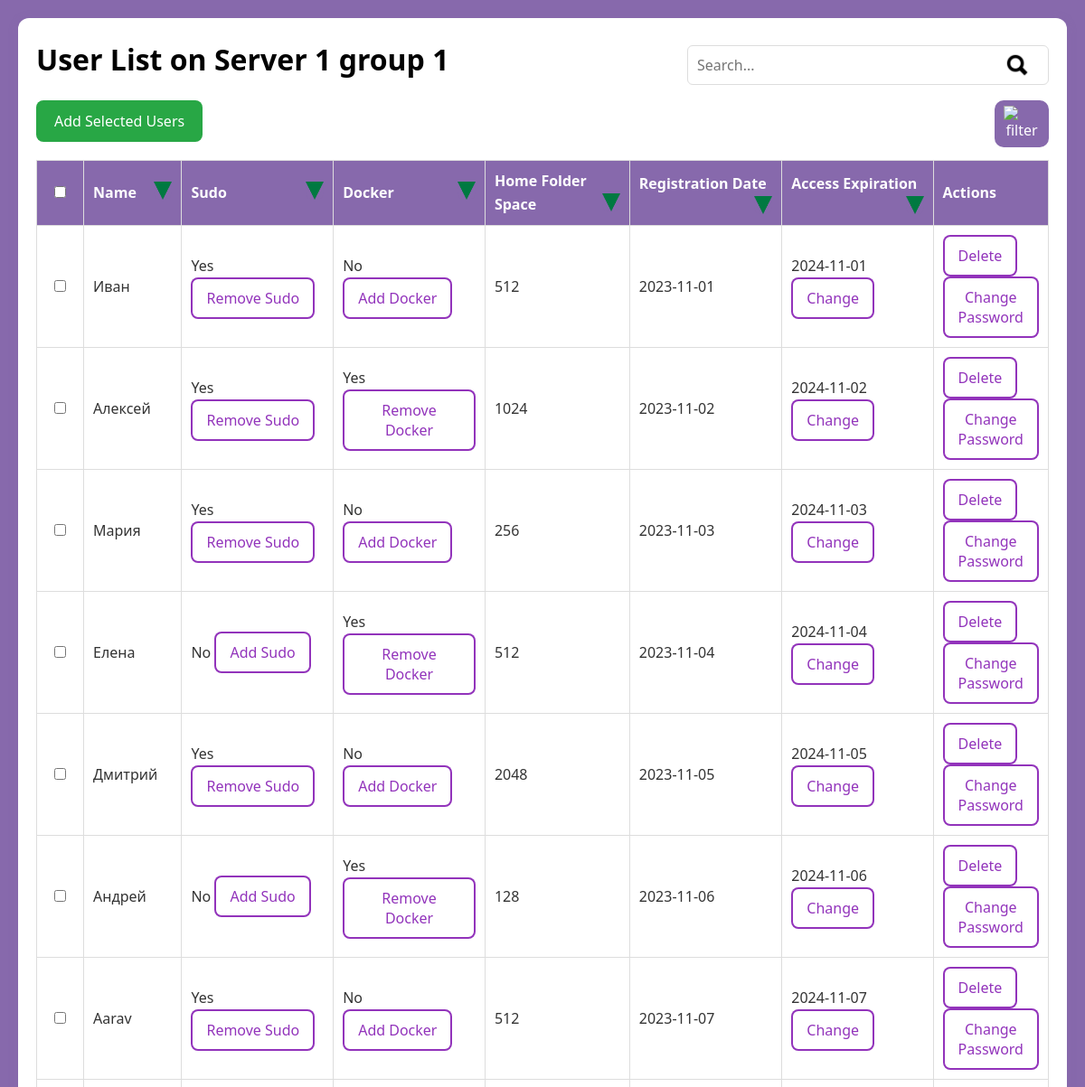
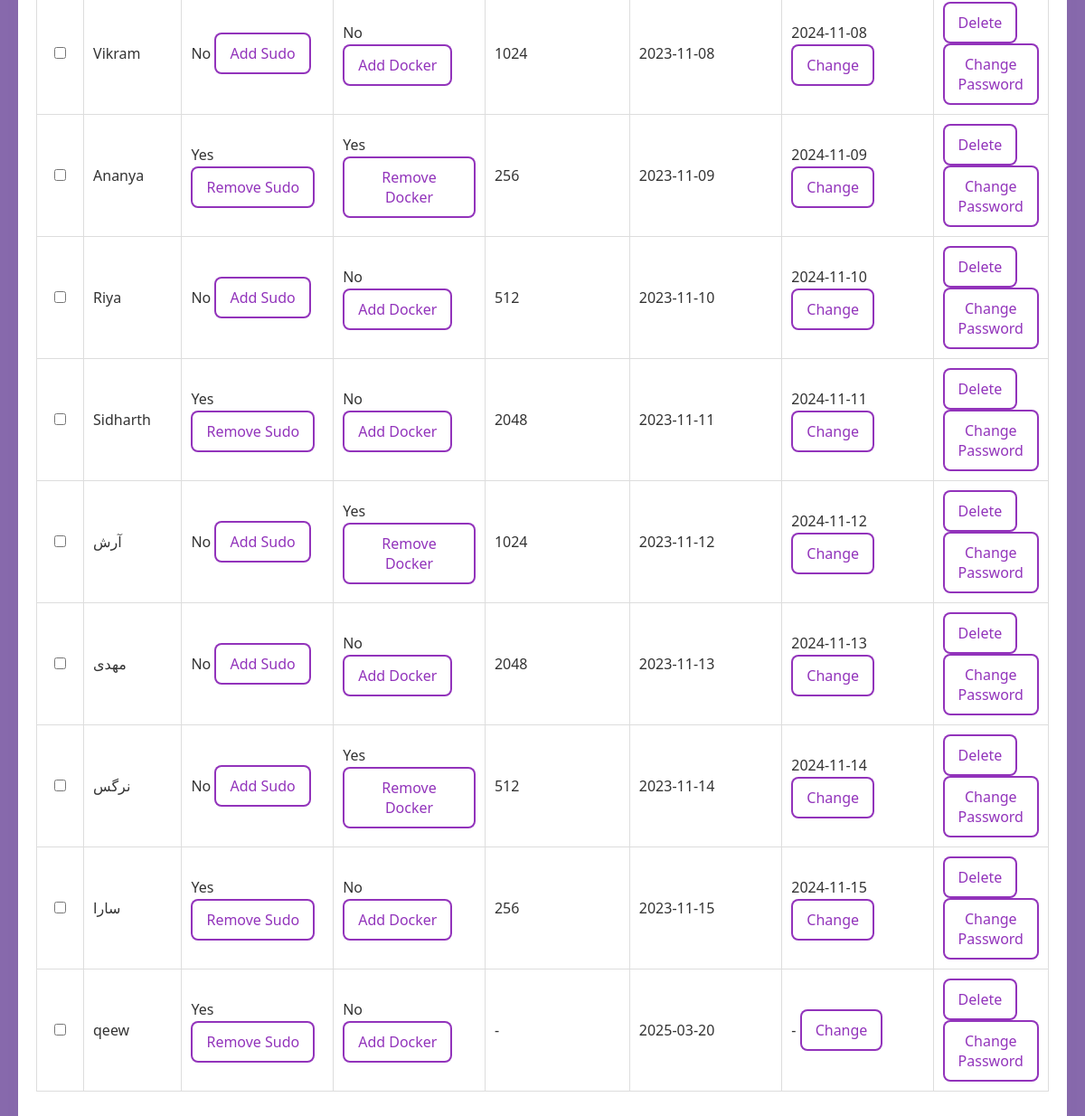
The page /add_users/Server 1/3 on the database its author committed (2 pictures, top to bottom).
### website/models.py (models this page shows)
class Server(db.Model):
    id = db.Column(db.Integer, primary_key=True)
    name = db.Column(db.String(100), nullable=False, unique=True)
    status = db.Column(db.String(10), nullable=False)

class User(db.Model):
    id = db.Column(db.Integer, primary_key=True)
    username = db.Column(db.String(100), nullable=False, unique=True)
    sudo = db.Column(db.Boolean, default=False)
    docker = db.Column(db.Boolean, default=False)
    home_size = db.Column(db.Integer)  # Size in MB
    registration_date = db.Column(db.String(20))
    expire_date = db.Column(db.String(20))
    server_id = db.Column(db.Integer, db.ForeignKey('server.id'), nullable=False)
    group_id = db.Column(db.Integer, db.ForeignKey('group.id'))

### website/views.py (the view, shortened to what this page needs)
@main_page.route("/add_users/<server_name>/<int:group_id>", methods=["GET", "POST"])
def add_users_to_group(server_name, group_id):
    users = get_users(server_name)
    return render_template(
        "add_user.html",
        server_name=server_name,
        group_id=group_id,
        users=users
    )

### website/models.py (called while the page is built)
def get_users(server_name):
    server = Server.query.filter_by(name=server_name).first()
    if not server:
        return []
    users = User.query.filter_by(server_id=server.id).all()
    return users

### website/templates/add_user.html (shortened to what this page needs)
{% extends "base.html" %}
{% block content %}
<div class="container user-list">
  <div>
    <div style="float: left;">
      <h1>User List on {{ server_name }} group 1</h1>
    </div>
    <div class="search-container">
      <form action="javascript:void(0);" method="GET" class="search-box" onsubmit="handleSearch()">
        <input type="text" name="query" placeholder="Search..." class="search-input" id="searchQuery">
        <button type="submit" class="search-icon" style="background-color: transparent;">
          <img src="../../static/search.png" alt="Search" class="search-icon">
        </button>
      </form>
    </div>
  </div>
  <div>
    <div style="float:right; margin-bottom: 10px;">
    <button onclick="openModal()" class="filter_button"><img class="filter" src="../../static/filter.png" alt="filter" /></button>
    </div>
    <button onclick="addSelectedUsers()" class="create-user">Add Selected Users</button>
  </div>
  <div>
  <table id="userTable">
    <thead>
      <tr>
        <th>
          <input type="checkbox" id="selectAll" onclick="toggleAllCheckboxes(this)">
        </th>
        <th class="name-col">
          Name
          <button class = "triangle" onclick="sortTable('name')">
            <img src="../../static/triangle.png" alt="sort" style="width:20px; height:20px">
          </button>
        </th>
        <th class="sudo-col">
          Sudo
          <button class = "triangle" onclick="sortTable('sudo')">
            <img src="../../static/triangle.png" alt="sort" style="width:20px; height:20px">
          </button>
        </th>
        <th class="docker-col">
          Docker
          <button class = "triangle" onclick="sortTable('docker')">
            <img src="../../static/triangle.png" alt="sort" style="width:20px; height:20px">
          </button>
        </th>
        <th class="space-col">
          Home Folder Space
          <button class = "triangle" onclick="sortTable('space')">
            <img src="../../static/triangle.png" alt="sort" style="width:20px; height:20px">
          </button>
        </th>
        <th class="reg-date-col">
          Registration Date
          <button class = "triangle" onclick="sortTable('reg-date')">
            <img src="../../static/triangle.png" alt="sort" style="width:20px; height:20px">
          </button>
        </th>
        <th class="exp-date-col">
          Access Expiration
          <button class = "triangle" onclick="sortTable('exp-date')">
            <img src="../../static/triangle.png" alt="sort" style="width:20px; height:20px">
          </button>
        </th>
        <th class="actions-col">Actions</th>
      </tr>
    </thead>
      <tbody id="userTableBody">
        {% for user in users %}
          <tr class="user-row">
            <td>
            <input type="checkbox" class="rowCheckbox" data-username="{{ user.username }}">
            </td>
            <td>{{ user.username }}</td>
            <td>{% if user.sudo: %} Yes
              <button> Remove Sudo </button>
              {% else %} No
              <button> Add Sudo </button>
              {% endif %} </td>
            <td>{% if user.docker: %} Yes
              <button> Remove Docker </button>
              {% else %} No
              <button> Add Docker </button>
              {% endif %} </td>
            <td>{{ user.home_size or '-' }}</td>
            <td>{{ user.registration_date or '-' }}</td>
            <td>{{ user.expire_date or '-' }}
              <button> Change </button> </td>
            <td>
                <button>Delete</button>
                <button>Change Password</button> </td>
          </tr>
        {% endfor %}
      </tbody>
  </table>
  </div>
</div>
{% endblock content %}

### website/static/styles.css (style rules this page uses)
* { box-sizing: border-box; margin: 0; padding: 0; font-family: 'Segoe UI', Tahoma, Geneva, Verdana, sans-serif; }
body { background-color: #8769ac; padding: 20px; color: #333; line-height: 1.6; }
.container { background-color: white; padding: 20px; margin-bottom: 20px; border-radius: 12px; box-shadow: 0 2px 12px rgba(135, 105, 172, 0.2); transition: transform 0.2s, box-shadow 0.2s; }
h1, h2 { text-align: center; margin-bottom: 20px; color: #000; }
h1 { font-size: 2rem; }
button { padding: 12px 20px; border: none; border-radius: 8px; cursor: pointer; background-color: #28a745; color: white; font-size: 1rem; transition: background-color 0.3s, transform 0.2s; }
table button, table form button { background-color: white; color: #70ac; border: 2px solid #70ac; padding: 10px 15px; border-radius: 8px; font-size: 1rem; cursor: pointer; transition: background-color 0.3s, color 0.3s, transform 0.2s; }
form { display: flex; flex-direction: column; gap: 15px; margin-top: 10px; }
form input[type="text"], form input[type="password"], form input[type="date"] { padding: 10px; border: 1px solid #ddd; border-radius: 6px; font-size: 1rem; }
form button { align-self: flex-start; background-color: #28a745; }
table { width: 100%; border-collapse: collapse; margin-top: 20px; }
table th, table td { padding: 10px; border: 1px solid #ddd; text-align: left; }
thead { background-color: #8769ac; color: white; }
.search-container { float: right; }
.search-box { position: relative; width: 400px; }
.search-input { width: 100%; padding: 8px 40px 8px 10px; font-size: 16px; border: 1px solid #ccc; border-radius: 4px; outline: none; }
.search-icon { position: absolute; top: 10%; right: 10px; width: 30px; height: 30px; cursor: pointer; border-radius: 30%; background-color: transparent; border: none; padding: 0; }
.filter_button { padding: 6px 10px; border: none; border-radius: 10px; cursor: pointer; background-color: #8769ac; color: white; font-size: 1rem; transition: background-color 0.3s, transform 0.2s; }
.filter { float : right; width: 40px; height: 40px; object-fit: cover; object-position: top; background_color: #8769ac; }
.container.user-list > div { display: block; width: 100%; clear: both; margin-bottom: 20px; transition: 0px; }
.triangle { width: 20px; height: 20px; background-color: #8769ac; border : 0px; margin: 0px; padding: 0px; float: right; }
.name-col { width: 10%; }
.sudo-col, .docker-col, .space-col, .reg-date-col, .exp-date-col { width: 16%; }
.actions-col { width: 10%; }
table th:first-child, table td:first-child { width: 5%; text-align: center; }

### rows shown on the page
Server: name "Server 1"
User: username "Иван", sudo "Yes", docker "No", home_size "512", registration_date "2023-11-01", expire_date "2024-11-01"
User: username "Алексей", sudo "Yes", docker "Yes", home_size "1024", registration_date "2023-11-02", expire_date "2024-11-02"
User: username "Мария", sudo "Yes", docker "No", home_size "256", registration_date "2023-11-03", expire_date "2024-11-03"
User: username "Елена", sudo "No", docker "Yes", home_size "512", registration_date "2023-11-04", expire_date "2024-11-04"
User: username "Дмитрий", sudo "Yes", docker "No", home_size "2048", registration_date "2023-11-05", expire_date "2024-11-05"
User: username "Андрей", sudo "No", docker "Yes", home_size "128", registration_date "2023-11-06", expire_date "2024-11-06"
User: username "Aarav", sudo "Yes", docker "No", home_size "512", registration_date "2023-11-07", expire_date "2024-11-07"
User: username "Vikram", sudo "No", docker "No", home_size "1024", registration_date "2023-11-08", expire_date "2024-11-08"
User: username "Ananya", sudo "Yes", docker "Yes", home_size "256", registration_date "2023-11-09", expire_date "2024-11-09"
User: username "Riya", sudo "No", docker "No", home_size "512", registration_date "2023-11-10", expire_date "2024-11-10"
User: username "Sidharth", sudo "Yes", docker "No", home_size "2048", registration_date "2023-11-11", expire_date "2024-11-11"
User: username "آرش", sudo "No", docker "Yes", home_size "1024", registration_date "2023-11-12", expire_date "2024-11-12"
User: username "مهدی", sudo "No", docker "No", home_size "2048", registration_date "2023-11-13", expire_date "2024-11-13"
User: username "نرگس", sudo "No", docker "Yes", home_size "512", registration_date "2023-11-14", expire_date "2024-11-14"
User: username "سارا", sudo "Yes", docker "No", home_size "256", registration_date "2023-11-15", expire_date "2024-11-15"
User: username "qeew", sudo "Yes", docker "No", home_size "-", registration_date "2025-03-20", expire_date "-"
